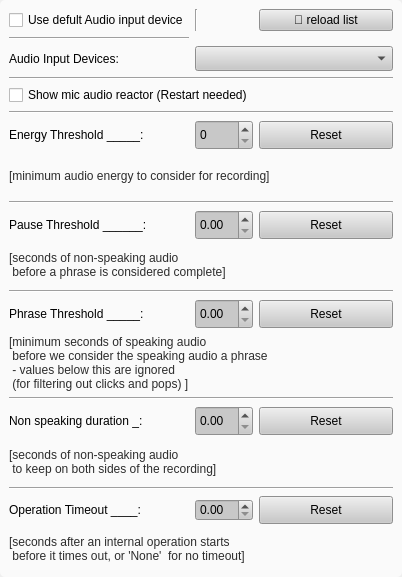
          <widget class="QWidget" name="scrollAreaWidgetContents_2">
           <property name="geometry">
            <rect>
             <x>0</x>
             <y>0</y>
             <width>402</width>
             <height>577</height>
            </rect>
           </property>
           <layout class="QGridLayout" name="gridLayout_6">
            <property name="leftMargin">
             <number>0</number>
            </property>
            <property name="topMargin">
             <number>0</number>
            </property>
            <property name="rightMargin">
             <number>0</number>
            </property>
            <property name="bottomMargin">
             <number>0</number>
            </property>
            <property name="spacing">
             <number>0</number>
            </property>
            <item row="0" column="0">
             <widget class="QGroupBox" name="groupBox">
              <property name="styleSheet">
               <string notr="true">QLabel{
font: 12pt &quot;MS Shell Dlg 2&quot;;
	font: 12pt &quot;Century Gothic&quot;;
background: transparent;
}
QGroupBox{
background-color: rgba(250, 250, 250, 250);
border-radius: 5px;
}
QSpinBox{
background-color: rgb(200, 200, 200);
	font: 12pt &quot;MS Shell Dlg 2&quot;;
}

QDoubleSpinBox{
background-color: rgb(200, 200, 200);
	font: 12pt &quot;MS Shell Dlg 2&quot;;
}
QComboBox{
background-color: rgb(200, 200, 200);
	font: 75 12pt &quot;MS Shell Dlg 2&quot;;
}
Line{
color: rgb(175, 175, 175);
}
QPushButton{
background-color: rgb(200, 200, 200);
	font: 75 12pt &quot;MS Shell Dlg 2&quot;;
}
QPushButton:hover{
background-color: rgb(225, 225, 225);

}
</string>
              </property>
              <property name="title">
               <string/>
              </property>
              <layout class="QGridLayout" name="gridLayout_2">
               <item row="0" column="0">
                <widget class="QCheckBox" name="defultMicCheckBox">
                 <property name="text">
                  <string>Use defult Audio input device</string>
                 </property>
                </widget>
               </item>
               <item row="8" column="0" colspan="3">
                <widget class="Line" name="line">
                 <property name="minimumSize">
                  <size>
                   <width>0</width>
                   <height>2</height>
                  </size>
                 </property>
                 <property name="styleSheet">
                  <string notr="true"/>
                 </property>
                 <property name="orientation">
                  <enum>Qt::Horizontal</enum>
                 </property>
                </widget>
               </item>
               <item row="18" column="2">
                <widget class="QPushButton" name="Reset_operation_timeout_Button">
                 <property name="minimumSize">
                  <size>
                   <width>0</width>
                   <height>28</height>
                  </size>
                 </property>
                 <property name="text">
                  <string>Reset</string>
                 </property>
                </widget>
               </item>
               <item row="15" column="1">
                <widget class="QDoubleSpinBox" name="Non_speaking_daration_doubleSpinBox">
                 <property name="minimumSize">
                  <size>
                   <width>58</width>
                   <height>30</height>
                  </size>
                 </property>
                 <property name="maximumSize">
                  <size>
                   <width>16777215</width>
                   <height>16777215</height>
                  </size>
                 </property>
                </widget>
               </item>
               <item row="12" column="0">
                <widget class="QLabel" name="label_3">
                 <property name="text">
                  <string>Phrase Threshold _____:</string>
                 </property>
                </widget>
               </item>
               <item row="4" column="0" colspan="3">
                <widget class="QCheckBox" name="ShowReacorCheckBox">
                 <property name="text">
                  <string>Show mic audio reactor (Restart needed)</string>
                 </property>
                </widget>
               </item>
               <item row="9" column="0">
                <widget class="QLabel" name="label_2">
                 <property name="text">
                  <string>Pause Threshold ______:</string>
                 </property>
                </widget>
               </item>
               <item row="6" column="2">
                <widget class="QPushButton" name="Reset_Energy_Button">
                 <property name="minimumSize">
                  <size>
                   <width>0</width>
                   <height>28</height>
                  </size>
                 </property>
                 <property name="styleSheet">
                  <string notr="true"/>
                 </property>
                 <property name="text">
                  <string>Reset</string>
                 </property>
                </widget>
               </item>
               <item row="19" column="0" colspan="3">
                <widget class="QLabel" name="label_10">
                 <property name="styleSheet">
                  <string notr="true">font: 75 12pt &quot;MS Shell Dlg 2&quot;;
color: rgba(0, 0, 0, 210);</string>
                 </property>
                 <property name="text">
                  <string>[seconds after an internal operation starts
 before it times out, or 'None'  for no timeout]</string>
                 </property>
                </widget>
               </item>
               <item row="12" column="2">
                <widget class="QPushButton" name="Reset_Phrase_Button">
                 <property name="minimumSize">
                  <size>
                   <width>0</width>
                   <height>28</height>
                  </size>
                 </property>
                 <property name="text">
                  <string>Reset</string>
                 </property>
                </widget>
               </item>
               <item row="15" column="2">
                <widget class="QPushButton" name="Reset_non_speaking_duration_Button">
                 <property name="minimumSize">
                  <size>
                   <width>0</width>
                   <height>28</height>
                  </size>
                 </property>
                 <property name="text">
                  <string>Reset</string>
                 </property>
                </widget>
               </item>
               <item row="16" column="0" colspan="3">
                <widget class="QLabel" name="label_8">
                 <property name="styleSheet">
                  <string notr="true">font: 75 12pt &quot;MS Shell Dlg 2&quot;;
color: rgba(0, 0, 0, 210);</string>
                 </property>
                 <property name="text">
                  <string>[seconds of non-speaking audio
 to keep on both sides of the recording]</string>
                 </property>
                </widget>
               </item>
               <item row="18" column="1">
                <widget class="QDoubleSpinBox" name="TimeOutDoubleSpinBox"/>
               </item>
               <item row="13" column="0" colspan="3">
                <widget class="QLabel" name="label_7">
                 <property name="styleSheet">
                  <string notr="true">font: 75 12pt &quot;MS Shell Dlg 2&quot;;
color: rgba(0, 0, 0, 210);</string>
                 </property>
                 <property name="text">
                  <string>[minimum seconds of speaking audio
 before we consider the speaking audio a phrase
 - values below this are ignored
 (for filtering out clicks and pops) ]</string>
                 </property>
                </widget>
               </item>
               <item row="9" column="2">
                <widget class="QPushButton" name="Reset_Pause_Button">
                 <property name="minimumSize">
                  <size>
                   <width>0</width>
                   <height>28</height>
                  </size>
                 </property>
                 <property name="text">
                  <string>Reset</string>
                 </property>
                </widget>
               </item>
               <item row="2" column="0">
                <widget class="QLabel" name="label_11">
                 <property name="styleSheet">
                  <string notr="true">border-color: 1px solid rgb(0, 0, 127);</string>
                 </property>
                 <property name="text">
                  <string>Audio Input Devices:</string>
                 </property>
                </widget>
               </item>
               <item row="7" column="0" colspan="3">
                <widget class="QLabel" name="label_5">
                 <property name="styleSheet">
                  <string notr="true">font: 75 12pt &quot;MS Shell Dlg 2&quot;;
color: rgba(0, 0, 0, 210);</string>
                 </property>
                 <property name="text">
                  <string>[minimum audio energy to consider for recording]</string>
                 </property>
                </widget>
               </item>
               <item row="6" column="0">
                <widget class="QLabel" name="label">
                 <property name="text">
                  <string>Energy Threshold _____:</string>
                 </property>
                </widget>
               </item>
               <item row="3" column="0" colspan="3">
                <widget class="Line" name="line_9">
                 <property name="maximumSize">
                  <size>
                   <width>16777215</width>
                   <height>2</height>
                  </size>
                 </property>
                 <property name="orientation">
                  <enum>Qt::Horizontal</enum>
                 </property>
                </widget>
               </item>
               <item row="6" column="1">
                <widget class="QSpinBox" name="Energy_spinBox">
                 <property name="minimumSize">
                  <size>
                   <width>58</width>
                   <height>30</height>
                  </size>
                 </property>
                 <property name="maximumSize">
                  <size>
                   <width>16777215</width>
                   <height>16777215</height>
                  </size>
                 </property>
                 <property name="maximum">
                  <number>999</number>
                 </property>
                </widget>
               </item>
               <item row="17" column="0" colspan="3">
                <widget class="Line" name="line_4">
                 <property name="minimumSize">
                  <size>
                   <width>0</width>
                   <height>2</height>
                  </size>
                 </property>
                 <property name="orientation">
                  <enum>Qt::Horizontal</enum>
                 </property>
                </widget>
               </item>
               <item row="2" column="1" colspan="2">
                <widget class="QComboBox" name="comboBox">
                 <property name="minimumSize">
                  <size>
                   <width>0</width>
                   <height>25</height>
                  </size>
                 </property>
                </widget>
               </item>
               <item row="18" column="0">
                <widget class="QLabel" name="label_9">
                 <property name="text">
                  <string>Operation Timeout ____:</string>
                 </property>
                </widget>
               </item>
               <item row="5" column="0" colspan="3">
                <widget class="Line" name="line_11">
                 <property name="minimumSize">
                  <size>
                   <width>0</width>
                   <height>2</height>
                  </size>
                 </property>
                 <property name="orientation">
                  <enum>Qt::Horizontal</enum>
                 </property>
                </widget>
               </item>
               <item row="14" column="0" colspan="3">
                <widget class="Line" name="line_3">
                 <property name="minimumSize">
                  <size>
                   <width>0</width>
                   <height>2</height>
                  </size>
                 </property>
                 <property name="orientation">
                  <enum>Qt::Horizontal</enum>
                 </property>
                </widget>
               </item>
               <item row="12" column="1">
                <widget class="QDoubleSpinBox" name="Phrase_doubleSpinBox">
                 <property name="minimumSize">
                  <size>
                   <width>58</width>
                   <height>30</height>
                  </size>
                 </property>
                </widget>
               </item>
               <item row="9" column="1">
                <widget class="QDoubleSpinBox" name="Pause_doubleSpinBox">
                 <property name="minimumSize">
                  <size>
                   <width>58</width>
                   <height>30</height>
                  </size>
                 </property>
                 <property name="maximumSize">
                  <size>
                   <width>16777215</width>
                   <height>16777215</height>
                  </size>
                 </property>
                </widget>
               </item>
               <item row="10" column="0" colspan="3">
                <widget class="QLabel" name="label_6">
                 <property name="styleSheet">
                  <string notr="true">font: 75 12pt &quot;MS Shell Dlg 2&quot;;
color: rgba(0, 0, 0, 210);</string>
                 </property>
                 <property name="text">
                  <string>[seconds of non-speaking audio
 before a phrase is considered complete]</string>
                 </property>
                </widget>
               </item>
               <item row="11" column="0" colspan="3">
                <widget class="Line" name="line_2">
                 <property name="minimumSize">
                  <size>
                   <width>0</width>
                   <height>2</height>
                  </size>
                 </property>
                 <property name="orientation">
                  <enum>Qt::Horizontal</enum>
                 </property>
                </widget>
               </item>
               <item row="15" column="0">
                <widget class="QLabel" name="label_4">
                 <property name="text">
                  <string>Non speaking duration _:</string>
                 </property>
                </widget>
               </item>
               <item row="1" column="0">
                <widget class="Line" name="line_15">
                 <property name="orientation">
                  <enum>Qt::Horizontal</enum>
                 </property>
                </widget>
               </item>
               <item row="0" column="1">
                <widget class="Line" name="line_32">
                 <property name="orientation">
                  <enum>Qt::Vertical</enum>
                 </property>
                </widget>
               </item>
               <item row="0" column="2">
                <widget class="QPushButton" name="ReloadListPushButton">
                 <property name="text">
                  <string>🔄 reload list</string>
                 </property>
                </widget>
               </item>
              </layout>
             </widget>
            </item>
           </layout>
          </widget>
